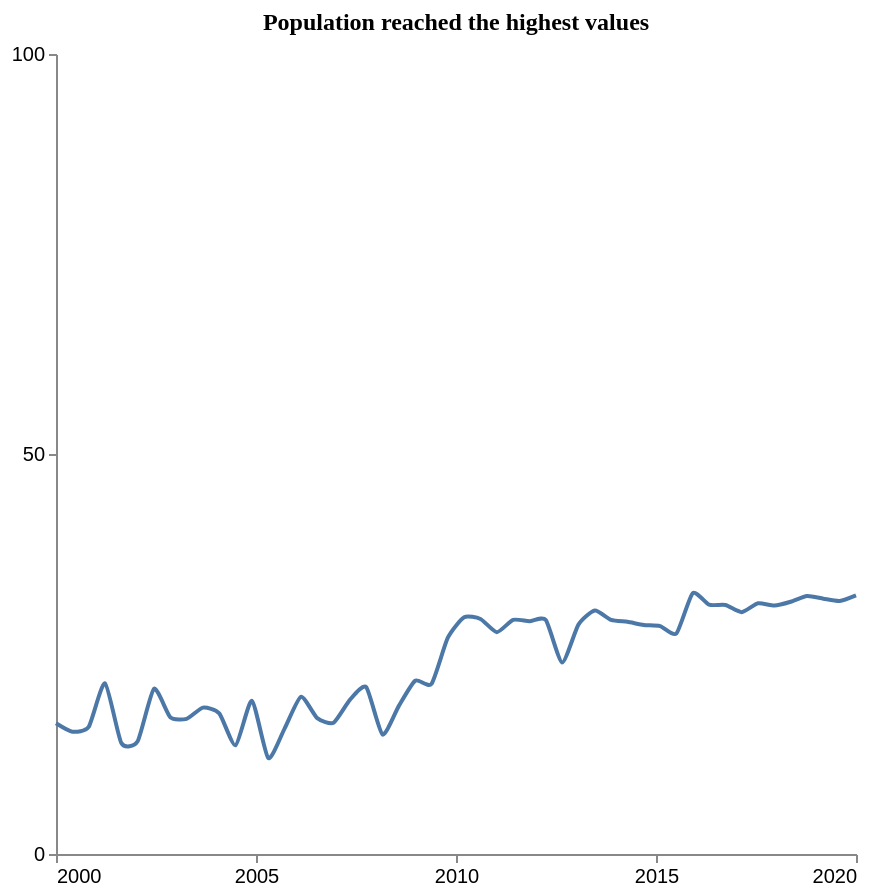

The Vega-Lite source for this figure:
### Vega-Lite specification from a JSON file in a GitHub repository (floating-point values rounded to 4 significant figures)
{"$schema": "https://vega.github.io/schema/vega-lite/v5.json", "description": "Pattern: Peak", "data": {"values": [{"X": 2000.0, "Y": 16.34}, {"X": 2000.0, "Y": 15.28}, {"X": 2001.0, "Y": 15.88}, {"X": 2001.0, "Y": 21.33}, {"X": 2002.0, "Y": 13.88}, {"X": 2002.0, "Y": 14.1}, {"X": 2002.0, "Y": 20.65}, {"X": 2003.0, "Y": 17.1}, {"X": 2003.0, "Y": 16.9}, {"X": 2004.0, "Y": 18.3}, {"X": 2004.0, "Y": 17.57}, {"X": 2004.0, "Y": 13.59}, {"X": 2005.0, "Y": 19.15}, {"X": 2005.0, "Y": 12.0}, {"X": 2006.0, "Y": 15.68}, {"X": 2006.0, "Y": 19.65}, {"X": 2007.0, "Y": 16.99}, {"X": 2007.0, "Y": 16.41}, {"X": 2007.0, "Y": 19.27}, {"X": 2008.0, "Y": 20.85}, {"X": 2008.0, "Y": 14.93}, {"X": 2009.0, "Y": 18.51}, {"X": 2009.0, "Y": 21.66}, {"X": 2009.0, "Y": 21.27}, {"X": 2010.0, "Y": 27.04}, {"X": 2010.0, "Y": 29.59}, {"X": 2011.0, "Y": 29.38}, {"X": 2011.0, "Y": 27.73}, {"X": 2011.0, "Y": 29.27}, {"X": 2012.0, "Y": 29.09}, {"X": 2012.0, "Y": 29.25}, {"X": 2013.0, "Y": 23.94}, {"X": 2013.0, "Y": 28.67}, {"X": 2013.0, "Y": 30.44}, {"X": 2014.0, "Y": 29.27}, {"X": 2014.0, "Y": 29.02}, {"X": 2015.0, "Y": 28.63}, {"X": 2015.0, "Y": 28.49}, {"X": 2016.0, "Y": 27.57}, {"X": 2016.0, "Y": 32.6}, {"X": 2016.0, "Y": 31.16}, {"X": 2017.0, "Y": 31.13}, {"X": 2017.0, "Y": 30.23}, {"X": 2018.0, "Y": 31.34}, {"X": 2018.0, "Y": 31.05}, {"X": 2018.0, "Y": 31.53}, {"X": 2019.0, "Y": 32.26}, {"X": 2019.0, "Y": 31.91}, {"X": 2020.0, "Y": 31.63}, {"X": 2020.0, "Y": 32.33}]}, "mark": {"type": "line", "interpolate": "cardinal", "tension": 0.4}, "encoding": {"x": {"field": "X", "type": "quantitative", "title": "", "axis": {"grid": false, "format": "d", "values": [2000, 2005, 2010, 2015, 2020], "tickSize": 4}, "scale": {"domain": [2000, 2020]}}, "y": {"field": "Y", "type": "quantitative", "title": "", "axis": {"grid": false, "format": "d", "values": [0, 50, 100], "tickSize": 4, "tickOpacity": 1}, "scale": {"domain": [0, 100]}}}, "title": {"text": "Population reached the highest values", "anchor": "middle", "font": "Tahoma", "fontSize": 12}, "config": {"lineBreak": "^", "view": {"stroke": null}}, "height": 400, "width": 400, "autosize": "pad"}
